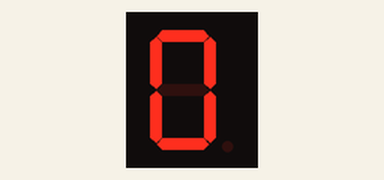
This sketch was run on a simulated Arduino Uno, built with avr-gcc and run on an emulated ATmega328P. On the bench: 1-digit seven-segment display. Wiring (inferred from the names in the program): 1-digit 7-segment display, segments lit when HIGH: segments pin 2, pin 3, pin 4, pin 6, pin 7, pin 9, pin 8, pin 5. Random numbers use the default seed unless the sketch sets one; the segment pins are drawn as the display they are named for.

Above: at 0.1 s.
At 36.1 s:
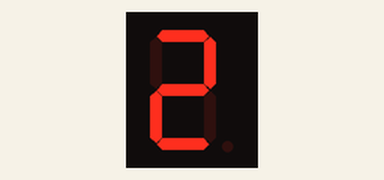
At 42.1 s:
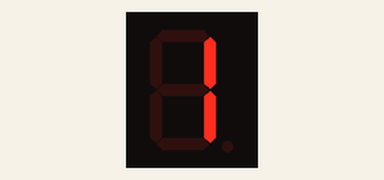
At 60.1 s:
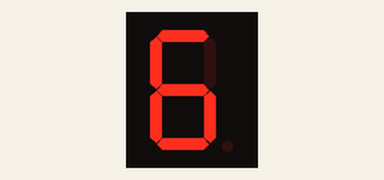
At 102.1 s:
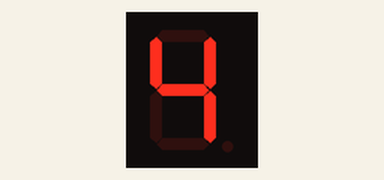
At 126.1 s:
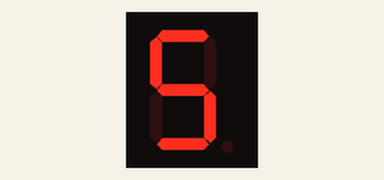

The sketch:

Simulation.ino
```cpp
// (licence header left out)
// Pin 13 has an LED connected on most Arduino boards.
// give it a name:
int a=2;
int b=3;
int c=4;
int d=6;
int e=7;
int f=9;
int g=8;
int dp=5;

// the setup routine runs once when you press reset:
void setup() {
  // initialize the digital pin as an output.
  pinMode(a, OUTPUT);
  pinMode(b, OUTPUT);
  pinMode(c, OUTPUT);
  pinMode(d, OUTPUT);
  pinMode(e, OUTPUT);
  pinMode(f, OUTPUT);
  pinMode(g, OUTPUT);
  pinMode(dp, OUTPUT);
}

void displayNumber(int num)
{
  switch(num)
  {
    case 0:
    		  //0
  digitalWrite(a, HIGH);
  digitalWrite(b, HIGH);
  digitalWrite(c, HIGH);
  digitalWrite(d, HIGH);
  digitalWrite(g, LOW);
  digitalWrite(e, HIGH);
  digitalWrite(f, HIGH);
  digitalWrite(dp, LOW);
  delay(1000);
    break;

    case 1:
      //1
  digitalWrite(a, LOW);
  digitalWrite(b, HIGH);
  digitalWrite(c, HIGH);
  digitalWrite(d, LOW);
  digitalWrite(g, LOW);
  digitalWrite(e, LOW);
  digitalWrite(f, LOW);
  digitalWrite(dp, LOW);
  delay(1000);
    break;

    case 2:

      //2

  digitalWrite(a, HIGH);
  digitalWrite(b, HIGH);
  digitalWrite(c, LOW);
  digitalWrite(d, HIGH);
  digitalWrite(g, HIGH);
  digitalWrite(e, HIGH);
  digitalWrite(f, LOW);
  digitalWrite(dp, LOW);
  delay(1000);
    break;

    case 3:


  //3
  digitalWrite(a, HIGH);
  digitalWrite(b, HIGH);
  digitalWrite(c, HIGH);
  digitalWrite(d, HIGH);
  digitalWrite(g, HIGH);
  digitalWrite(e, LOW);
  digitalWrite(f, LOW);
  digitalWrite(dp, LOW);
  delay(1000);
    break;

    case 4:

      //4
  digitalWrite(a, LOW);
  digitalWrite(b, HIGH);
  digitalWrite(c, HIGH);
  digitalWrite(d, LOW);
  digitalWrite(e, LOW);
  digitalWrite(g, HIGH);
  digitalWrite(f, HIGH);
  digitalWrite(dp, LOW);
  delay(1000);
    break;

    case 5:

      //5
  digitalWrite(a, HIGH);
  digitalWrite(b, LOW);
  digitalWrite(c, HIGH);
  digitalWrite(d, HIGH);
  digitalWrite(e, LOW);
  digitalWrite(g, HIGH);
  digitalWrite(f, HIGH);
  digitalWrite(dp, LOW);
  delay(1000);
    break;

    case 6:
      //6
  digitalWrite(a, HIGH);
  digitalWrite(b, LOW);
  digitalWrite(c, HIGH);
  digitalWrite(d, HIGH);
  digitalWrite(e, HIGH);
  digitalWrite(g, HIGH);
  digitalWrite(f, HIGH);
  digitalWrite(dp, LOW);
  delay(1000);
    break;

    default:

      digitalWrite(a, LOW);
  		digitalWrite(b, LOW);
  		digitalWrite(c, LOW);
  		digitalWrite(d, LOW);
  		digitalWrite(g, LOW);
  		digitalWrite(e, LOW);
  		digitalWrite(f, LOW);
  		digitalWrite(dp, HIGH);
  		delay(1000);
    break;

  }

}

// the loop routine runs over and over again forever:
void loop() {

  int num=random(0,7); //random, gera um numero aleatorio entre 0 e 7, excluindo 7
    displayNumber(num);
    delay(5000);
  //9
  /*
  digitalWrite(c, HIGH);
  digitalWrite(b, HIGH);
  digitalWrite(f, HIGH);
  digitalWrite(g, HIGH);
  digitalWrite(a, HIGH);
  digitalWrite(d, LOW);
  digitalWrite(e, LOW);
  digitalWrite(dp, LOW);
  delay(1000);*/

  //8
  /*
  digitalWrite(c, HIGH);
  digitalWrite(b, HIGH);
  digitalWrite(f, HIGH);
  digitalWrite(g, HIGH);
  digitalWrite(a, HIGH);
  digitalWrite(d, HIGH);
  digitalWrite(e, HIGH);
  digitalWrite(dp, LOW);
  delay(1000);/

  //7
  /*
  digitalWrite(c, HIGH);
  digitalWrite(b, HIGH);
  digitalWrite(a, HIGH);
  digitalWrite(g, LOW);
  digitalWrite(f, LOW);
  digitalWrite(d, LOW);
  digitalWrite(e, LOW);
  digitalWrite(dp, LOW);
  delay(1000);*/

  //6
  /*
  digitalWrite(a, HIGH);
  digitalWrite(b, LOW);
  digitalWrite(c, HIGH);
  digitalWrite(d, HIGH);
  digitalWrite(e, HIGH);
  digitalWrite(g, HIGH);
  digitalWrite(f, HIGH);
  digitalWrite(dp, LOW);
  delay(1000);*/

  //5
  /*
  digitalWrite(a, HIGH);
  digitalWrite(b, LOW);
  digitalWrite(c, HIGH);
  digitalWrite(d, HIGH);
  digitalWrite(e, LOW);
  digitalWrite(g, HIGH);
  digitalWrite(f, HIGH);
  digitalWrite(dp, LOW);
  delay(1000);*/

  //4
  /*
  digitalWrite(a, LOW);
  digitalWrite(b, HIGH);
  digitalWrite(c, HIGH);
  digitalWrite(d, LOW);
  digitalWrite(e, LOW);
  digitalWrite(g, HIGH);
  digitalWrite(f, HIGH);
  digitalWrite(dp, LOW);
  delay(1000);*/

  //3
  /*
  digitalWrite(a, HIGH);
  digitalWrite(b, HIGH);
  digitalWrite(c, HIGH);
  digitalWrite(d, HIGH);
  digitalWrite(g, HIGH);
  digitalWrite(e, LOW);
  digitalWrite(f, LOW);
  digitalWrite(dp, LOW);
  delay(1000);*/

	//2
  /*
  digitalWrite(a, HIGH);
  digitalWrite(b, HIGH);
  digitalWrite(c, LOW);
  digitalWrite(d, HIGH);
  digitalWrite(g, HIGH);
  digitalWrite(e, HIGH);
  digitalWrite(f, LOW);
  digitalWrite(dp, LOW);
  delay(1000);*/


   //1
  /*
  digitalWrite(a, LOW);
  digitalWrite(b, HIGH);
  digitalWrite(c, HIGH);
  digitalWrite(d, LOW);
  digitalWrite(g, LOW);
  digitalWrite(e, LOW);
  digitalWrite(f, LOW);
  digitalWrite(dp, LOW);
  delay(1000);*/

  //0
  /*
  digitalWrite(a, HIGH);
  digitalWrite(b, HIGH);
  digitalWrite(c, HIGH);
  digitalWrite(d, HIGH);
  digitalWrite(g, LOW);
  digitalWrite(e, HIGH);
  digitalWrite(f, HIGH);
  digitalWrite(dp, LOW);
  delay(1000);*/


  //dp
  /*
  digitalWrite(a, LOW);
  digitalWrite(b, LOW);
  digitalWrite(c, LOW);
  digitalWrite(d, LOW);
  digitalWrite(g, LOW);
  digitalWrite(e, LOW);
  digitalWrite(f, LOW);
  digitalWrite(dp, HIGH);
  delay(1000);*/
}
```

Measured:
- what the display in image 1 shows lasts 6.0 s, from 36.0 s to 42.0 s
- what the display in image 2 shows lasts 18.0 s, from 42.0 s to 60.0 s
- what the display in image 4 shows lasts 12.0 s, from 102.0 s to 114.0 s
